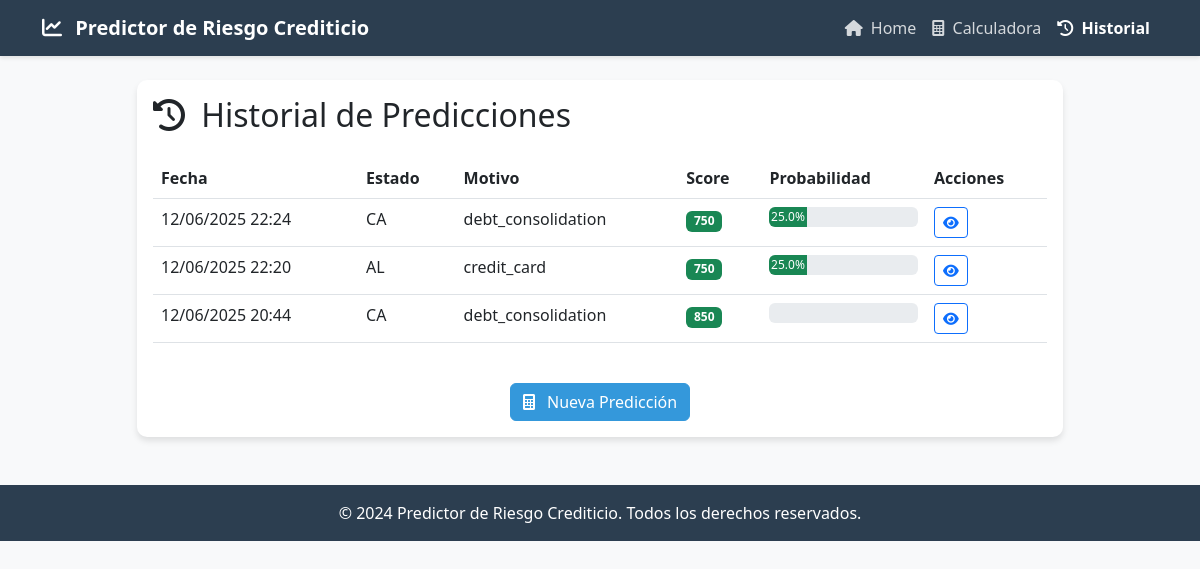
/predictor/historial/, run on the app's committed database.
### predictor/models.py (models this page shows, shortened)
class Prediccion(models.Model):
    fecha_prediccion = models.DateTimeField(auto_now_add=True)
    estado = models.CharField(max_length=50)
    motivo_prestamo = models.CharField(max_length=100)
    ocupacion = models.CharField(max_length=100)
    probabilidad_incumplimiento = models.FloatField()
    score = models.IntegerField()
    ingresos_anuales = models.FloatField(null=True, blank=True)
    deuda_total = models.FloatField(null=True, blank=True)
    historial_credito = models.CharField(max_length=20, null=True, blank=True)
    class Meta:
        verbose_name = 'Predicción'
        verbose_name_plural = 'Predicciones'
        ordering = ['-fecha_prediccion']

### predictor/views.py (the view)
# urls.py: path('historial/', views.HistorialPredicciones.as_view(), name='historial'),
class HistorialPredicciones(ListView):
    model = Prediccion
    template_name = 'predictor/historial.html'
    context_object_name = 'predicciones'
    paginate_by = 10

### predictor/templates/predictor/historial.html (shortened to what this page needs)
{% extends 'predictor/base.html' %}
{% block content %}
<div class="row justify-content-center">
    <div class="col-md-10">
        <div class="card">
            <div class="card-body">
                <h2 class="card-title mb-4">
                    <i class="fas fa-history me-2"></i>
                    Historial de Predicciones
                </h2>
                {% if predicciones %}
                    <div class="table-responsive">
                        <table class="table table-hover">
                            <thead>
                                <tr>
                                    <th>Fecha</th>
                                    <th>Estado</th>
                                    <th>Motivo</th>
                                    <th>Score</th>
                                    <th>Probabilidad</th>
                                    <th>Acciones</th>
                                </tr>
                            </thead>
                            <tbody>
                                {% for prediccion in predicciones %}
                                <tr>
                                    <td>{{ prediccion.fecha_prediccion|date:"d/m/Y H:i" }}</td>
                                    <td>{{ prediccion.estado }}</td>
                                    <td>{{ prediccion.motivo_prestamo }}</td>
                                    <td>
                                        <span class="badge {% if prediccion.score >= 700 %}bg-success{% elif prediccion.score >= 500 %}bg-warning{% else %}bg-danger{% endif %}">
                                            {{ prediccion.score }}
                                        </span>
                                    </td>
                                    <td>
                                        <div class="progress" style="height: 20px;">
                                            <div class="progress-bar {% if prediccion.probabilidad_incumplimiento < 30 %}bg-success{% elif prediccion.probabilidad_incumplimiento < 60 %}bg-warning{% else %}bg-danger{% endif %}"
                                                 role="progressbar"
                                                 style="width: {{ prediccion.probabilidad_incumplimiento }}%"
                                                 aria-valuenow="{{ prediccion.probabilidad_incumplimiento }}"
                                                 aria-valuemin="0"
                                                 aria-valuemax="100">
                                                {{ prediccion.probabilidad_incumplimiento|floatformat:1 }}%
                                            </div>
                                        </div>
                                    </td>
                                    <td>
                                        <a href="{% url 'predictor:resultado' prediccion.id %}" class="btn btn-sm btn-outline-primary">
                                            <i class="fas fa-eye"></i>
                                        </a>
                                    </td>
                                </tr>
                                {% endfor %}
                            </tbody>
                        </table>
                    </div>
                {% else %}
                    <div class="alert alert-info">
                        <i class="fas fa-info-circle me-2"></i>
                        No hay predicciones registradas aún.
                    </div>
                {% endif %}
                <div class="text-center mt-4">
                    <a href="{% url 'predictor:home' %}" class="btn btn-primary">
                        <i class="fas fa-calculator me-2"></i>
                        Nueva Predicción
                    </a>
                </div>
            </div>
        </div>
    </div>
</div>
{% endblock %}

### predictor/templates/predictor/base.html (shortened to what this page needs)
<!DOCTYPE html>
<html lang="es">
<head>
    <link href="https://cdn.jsdelivr.net/npm/bootstrap@5.3.0/dist/css/bootstrap.min.css" rel="stylesheet">
    <link href="https://cdnjs.cloudflare.com/ajax/libs/font-awesome/6.0.0/css/all.min.css" rel="stylesheet">
</head>
<body>
    <nav class="navbar navbar-expand-lg navbar-dark mb-4">
        <div class="container">
            <a class="navbar-brand" href="{% url 'predictor:home_intro' %}">
                <i class="fas fa-chart-line me-2"></i>
                Predictor de Riesgo Crediticio
            </a>
            <div class="collapse navbar-collapse" id="navbarNav">
                <ul class="navbar-nav ms-auto">
                    <li class="nav-item">
                        <a class="nav-link {% if request.resolver_match.url_name == 'home_intro' %}active{% endif %}" href="{% url 'predictor:home_intro' %}">
                            <i class="fas fa-home me-1"></i> Home
                        </a>
                    </li>
                    <li class="nav-item">
                        <a class="nav-link {% if request.resolver_match.url_name == 'home' %}active{% endif %}" href="{% url 'predictor:home' %}">
                            <i class="fas fa-calculator me-1"></i> Calculadora
                        </a>
                    </li>
                    <li class="nav-item">
                        <a class="nav-link {% if request.resolver_match.url_name == 'historial' %}active{% endif %}" href="{% url 'predictor:historial' %}">
                            <i class="fas fa-history me-1"></i> Historial
                        </a>
                    </li>
                </ul>
            </div>
        </div>
    </nav>
    <div class="container">
        {% block content %}{% endblock %}
    </div>
    <footer class="footer mt-5">
        <div class="container text-center">
            <p class="mb-0">© 2024 Predictor de Riesgo Crediticio. Todos los derechos reservados.</p>
        </div>
    </footer>
</body>
</html>

### predictor/templates/predictor/base.html (style rules this page uses)
:root { --primary-color: #2c3e50; --secondary-color: #3498db; --accent-color: #e74c3c; }
body { font-family: 'Segoe UI', Tahoma, Geneva, Verdana, sans-serif; background-color: #f8f9fa; }
.navbar { background-color: var(--primary-color); box-shadow: 0 2px 4px rgba(0,0,0,0.1); }
.navbar-brand { color: white !important; font-weight: bold; }
.nav-link { color: rgba(255,255,255,0.8) !important; }
.nav-link:hover, .nav-link.active { color: white !important; font-weight: bold; }
.card { border: none; border-radius: 10px; box-shadow: 0 4px 6px rgba(0,0,0,0.1); transition: transform 0.2s; }
.btn-primary { background-color: var(--secondary-color); border-color: var(--secondary-color); }
.footer { background-color: var(--primary-color); color: white; padding: 1rem 0; margin-top: 2rem; }

### data on the page
Prediccion: fecha_prediccion "12/06/2025 22:24", estado "CA", motivo_prestamo "debt_consolidation", score "750", probabilidad_incumplimiento "25.0"
Prediccion: fecha_prediccion "12/06/2025 22:20", estado "AL", motivo_prestamo "credit_card", score "750", probabilidad_incumplimiento "25.0"
Prediccion: fecha_prediccion "12/06/2025 20:44", estado "CA", motivo_prestamo "debt_consolidation", score "850"
